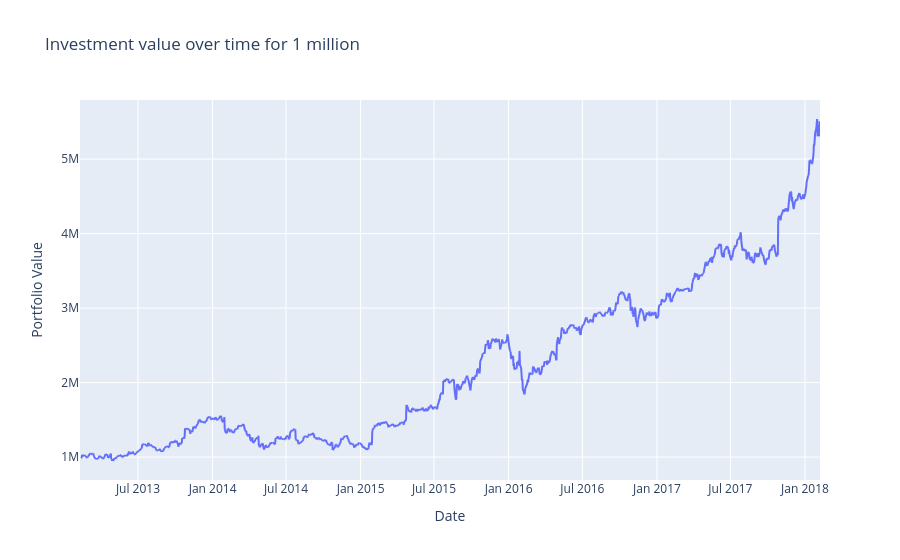

Write notebook code for a chart like this one.
### Code cell
px.line(df_best,x="date",y="invest_value_amzn",title="Investment value over time for 1 million",labels={"date":"Date","invest_value_amzn":"Portfolio Value"})

### Figure 1 — Plotly figure (JSON) as saved in the notebook; plotly's stock layout.template omitted (floating-point values rounded to 4 significant figures; data arrays with more than 128 entries replaced by an {"elided": "..."} marker saying what was removed)
{"data": [{"hovertemplate": "Date=%{x}<br>Portfolio Value=%{y}<extra></extra>", "legendgroup": "", "line": {"color": "#636efa", "dash": "solid"}, "marker": {"symbol": "circle"}, "mode": "lines", "name": "", "showlegend": false, "type": "scattergl", "x": {"elided": "1259 str values"}, "xaxis": "x", "y": {"elided": "1259 float values"}, "yaxis": "y"}], "layout": {"legend": {"tracegroupgap": 0}, "title": {"text": "Investment value over time for 1 million"}, "xaxis": {"anchor": "y", "domain": [0, 1], "title": {"text": "Date"}}, "yaxis": {"anchor": "x", "domain": [0, 1], "title": {"text": "Portfolio Value"}}}}
